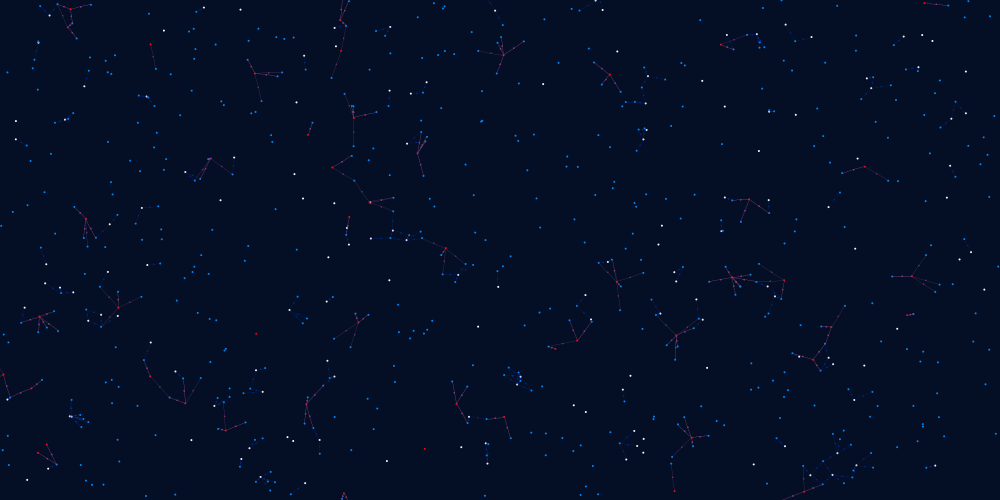
Frame 1 (no input)
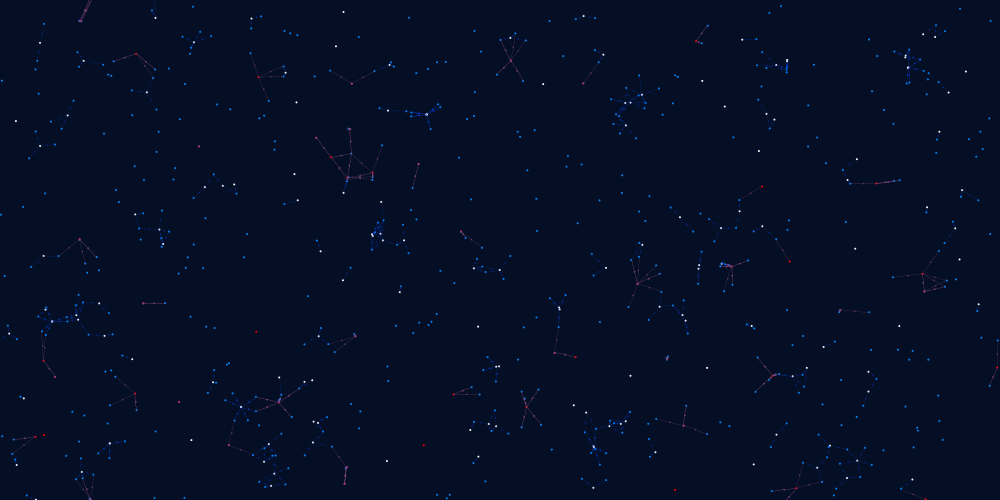
Frame 60 (the mouse pressed at the canvas centre just before this capture)
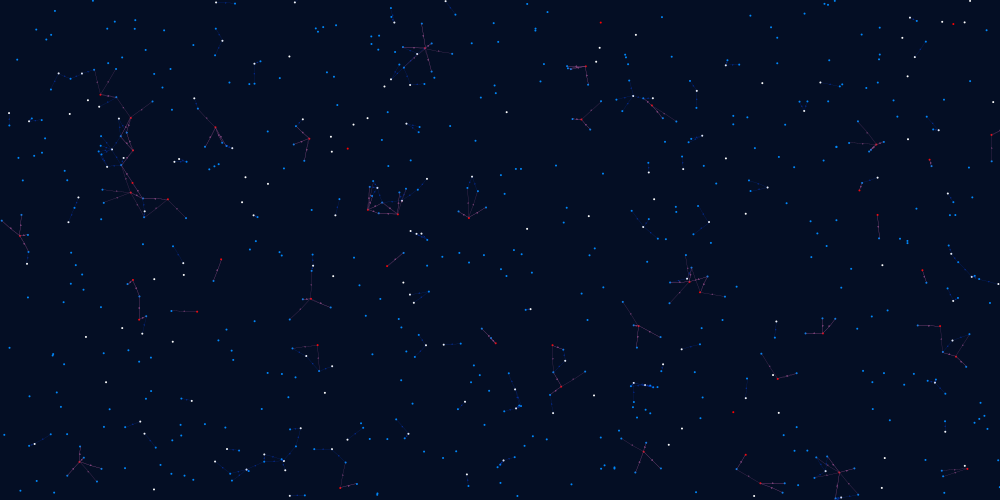
Frame 120 (the mouse held since frame 60 and released just before this capture)

The Processing sketch that drew these frames (run headless with seeded random() and noise(); from frame 60 on, the mouse is pressed at the canvas centre):

// Processing sketch: particles
// ── particles.pde
ArrayList<particle> particles;
float friction = .9;
float radius = 2;
void setParticles(int t, int n, color c) {
  for (int i = 0; i < n; ++i) {
    particles.add(new particle(random(width), random(height), t, c));
  }
}

void showParticles() {
  for (int i = 0; i < particles.size(); ++i) {
    particles.get(i).show();
  }
}

void setForces(int t1, int t2, float dA, float f, boolean line) {
  for (int i = 0; i < particles.size(); ++i) {
    for (int j = 0; j < particles.size(); ++j) {
      particle p1 = particles.get(i);
      particle p2 = particles.get(j);
      if (p1.type == t1 && p2.type==t2) {
        PVector d = PVector.sub(p1.p, p2.p);
        PVector dAux = new PVector(d.x, d.y);
        if (d.x>.5*width) d.x -= width;
        if (d.x<-.5*width) d.x += width;
        if (d.y>.5*height) d.y -= height;
        if (d.y<-.5*height) d.y += height;

        if (p1!=p2 && d.mag()!=0 && d.mag()<dA) {
          PVector pAux = new PVector(p2.p.x, p2.p.y);
          if(dAux.x>.5*width) pAux.x += width;
          if(dAux.x<-.5*width) pAux.x -= width;
          if(dAux.y>.5*height) pAux.y += height;
          if(dAux.y<-.5*height) pAux.y -= height;
          //if (dAux.x<.5*width && dAux.x>-.5*width && dAux.y<.5*height && dAux.y>-.5*height && line) {
            if(line){
            color cAux = lerpColor(p1.c, p2.c, .5);
            fill(cAux);
            strokeWeight(.2);
            stroke(cAux);
            line((p1.p.x+pAux.x)/2, (p1.p.y+pAux.y)/2, p1.p.x, p1.p.y);
            line((p1.p.x+pAux.x)/2, (p1.p.y+pAux.y)/2, pAux.x, pAux.y);
            ellipse((p1.p.x+pAux.x)/2, (p1.p.y+pAux.y)/2, 1, 1);
          //}
          }
          PVector a = new PVector(0, 0);
          a.x += d.x*f/10*1/d.mag();
          a.y += d.y*f/10*1/d.mag();
          p1.v.add(a);
          p1.v.mult(friction);
          p1.p.x = (p1.p.x+p1.v.x+width)%width;
          p1.p.y = (p1.p.y+p1.v.y+height)%height;
        }
      }
    }
  }
}
void setup() {
  //fullScreen();
  size(1000, 500);
  particles = new ArrayList<particle>();
  setParticles(0, 150, 255);
  setParticles(1, 500, #0087FA);
  setParticles(2, 50, #FF0000);
}

void draw() {
  background(#040E24);
  showParticles();
  //setForces(0, 1, 50, 1, true);
  //setForces(0, 0, 100, -2, true);
  //setForces(0, 0, 75, 10, true);
  
  //setForces(0, 1, 70, -1, true);
  //setForces(0, 1, 20, 2, true);
  
  setForces(1, 0, 75, -.1, false);
  setForces(1, 0, 15, .5, false);
  setForces(1, 1, radius, 1, false);
  setForces(0, 1, 20, -.6, true);
  setForces(1, 2, 25, .1, false);
  setForces(2, 1, 30, -.3, true);
  setForces(2, 0, 40, .5, false);
  setForces(2, 1, 25, .4, true);
  setForces(1, 2, 15, -1, false);
  if (mousePressed) setup();
}

// ── particle.pde
class particle{
  PVector p;
  PVector v;
  int type;
  color c;
  
  particle(float x, float y, int t, color c){
    p  = new PVector(x, y);
    v = new PVector(0, 0);
    type = t;
    this.c = c;
  }


  void show(){ 
    noStroke();
    fill(c);
    ellipse(p.x, p.y, radius, radius);
  }
}
